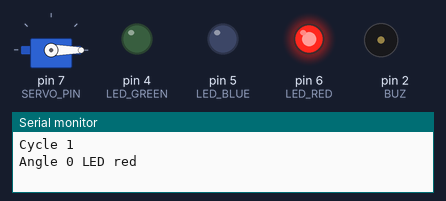
Recording of a sketch running on a simulated Arduino Uno, built with avr-gcc and run on an emulated ATmega328P. Shown: servo, output pins drawn as LEDs (lit = HIGH), buzzer (waves = sounding), the last lines printed to the serial monitor.

Above: at 0.2 s.
At 3.1 s:
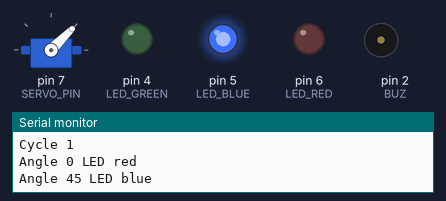
At 10.5 s:
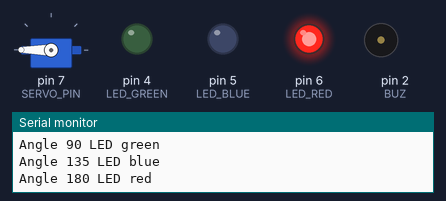
At 19.2 s:
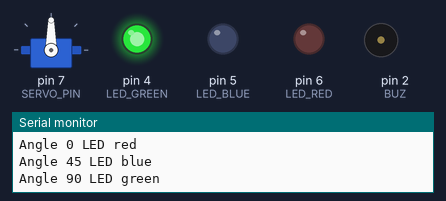
At 26.37 s:
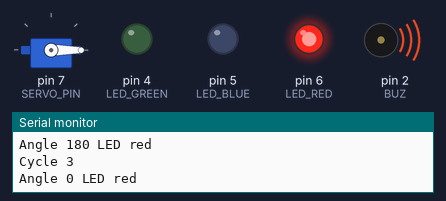
At 35.2 s:
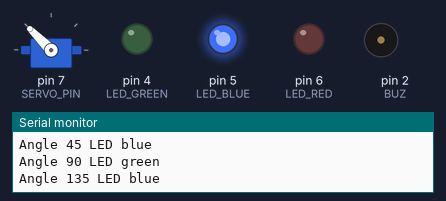
Timing chart, 0 to 40.0 s (numbered marks = the images above):
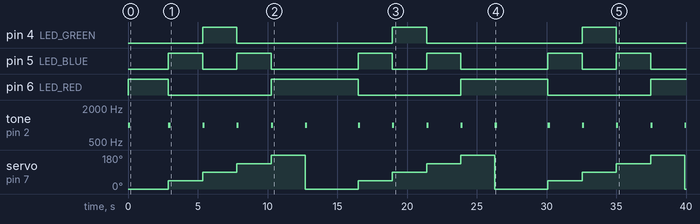

Measured:
- by itself, pin 4 (LED_GREEN): alternates HIGH for 2.5 s and LOW for 11.2 s
- by itself, pin 5 (LED_BLUE): repeats every 13.6 s: LOW 2.5 s, HIGH 2.5 s, LOW 6.3 s, HIGH 2.5 s
- by itself, pin 6 (LED_RED): repeats every 13.6 s: LOW 7.4 s, HIGH 6.3 s
- by itself, servo on pin 7 (SERVO_PIN): repeats every 13.6 s: 90° 2.5 s, 135° 2.5 s, 180° 2.5 s, 0° 3.8 s, 45° 2.5 s
- by itself, tone on pin 2 (BUZ): plays 1000 Hz for 0.15 s, 1000 Hz for 0.15 s, 1000 Hz for 0.15 s, 1000 Hz for 0.15 s, 1000 Hz for 0.15 s, 1000 Hz for 0.15 s … (16 notes in this stretch)

The sketch:

sketch.ino
```cpp
// ПЗ №6. Сервопривід, три світлодіоди і п'єзо
#include <Servo.h>

const int SERVO_PIN = 7;
const int LED_RED = 6;
const int LED_BLUE = 5;
const int LED_GREEN = 4;
const int BUZ = 2;
const int HOLD_MS = 2000;   // стоїть нерухомо в положенні
const int BEEP_HZ = 1000;   // частота короткого сигналу
const int BEEP_MS = 150;    // тривалість сигналу
const int MS_PER_DEG = 10;  // мс на градус, із запасом

// Положення: кут, світлодіод і його назва для Serial
const int ANGLES[5] = {0, 45, 90, 135, 180};
const int LEDS[5] = {LED_RED, LED_BLUE, LED_GREEN,
                     LED_BLUE, LED_RED};
const char* NAMES[5] = {"red", "blue", "green", "blue", "red"};

Servo servo;
int cycle = 0;
int prevAngle = 90;         // після attach ріг у середині

// Світиться лише вказаний світлодіод, два інші вимкнені
void showLed(int pin) {
  digitalWrite(LED_RED, pin == LED_RED);
  digitalWrite(LED_BLUE, pin == LED_BLUE);
  digitalWrite(LED_GREEN, pin == LED_GREEN);
}

void setup() {
  pinMode(LED_RED, OUTPUT);
  pinMode(LED_BLUE, OUTPUT);
  pinMode(LED_GREEN, OUTPUT);
  pinMode(BUZ, OUTPUT);
  servo.attach(SERVO_PIN);
  Serial.begin(9600);
}

void loop() {
  cycle++;
  Serial.print("Cycle ");
  Serial.println(cycle);
  for (int i = 0; i < 5; i++) {
    servo.write(ANGLES[i]);   // поворот у нове положення
    showLed(LEDS[i]);         // світлодіод цього положення
    Serial.print("Angle ");
    Serial.print(ANGLES[i]);
    Serial.print(" LED ");
    Serial.println(NAMES[i]);
    int travel = abs(ANGLES[i] - prevAngle) * MS_PER_DEG;
    prevAngle = ANGLES[i];
    tone(BUZ, BEEP_HZ);       // короткий сигнал
    delay(BEEP_MS);
    noTone(BUZ);
    // ріг доходить до кута (не менше, ніж триває сигнал)
    delay(max(travel, BEEP_MS) - BEEP_MS);
    delay(HOLD_MS);           // потім 2 с нерухомо
  }
}
```
